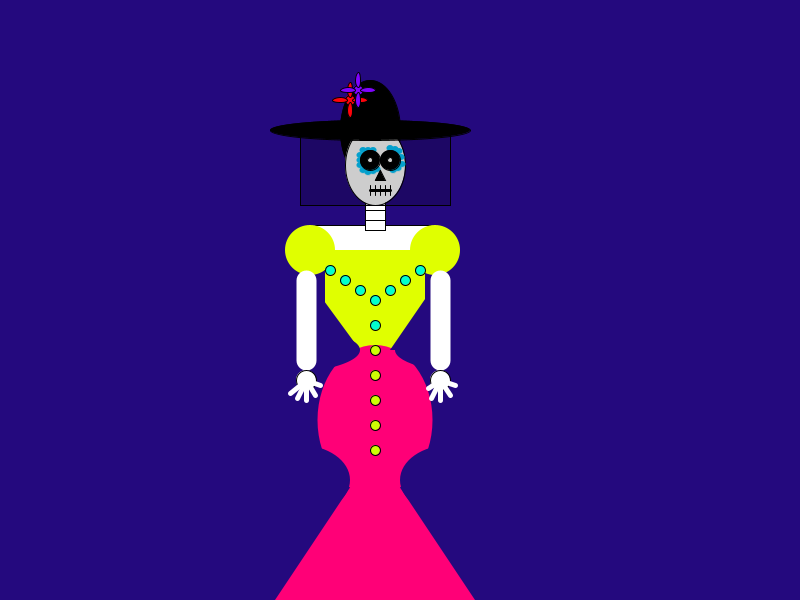
Frame 1 (no input)
Frame 60 (the mouse pressed at the canvas centre just before this capture): identical to frame 1, image omitted
Frame 120 (the mouse held since frame 60 and released just before this capture): identical to frame 1, image omitted

The Processing sketch that drew this single still picture (run headless with seeded random() and noise(); from frame 60 on, the mouse is pressed at the canvas centre):

// Processing sketch: processing_167921
// ── processing_167921.pde

void setup() {
 size(800,600);
background(#24097E);
stroke(0);
fill(255);
rect(315,225,115,45);
stroke(0);
strokeWeight(1);
fill(0);
ellipse(370,130,60,100);
noStroke();
fill(#FF0077);
triangle(275,600,475,600,375,450);
fill(#E0FF00);
rect(325,250,100,100);
fill(#FF0077);
ellipse(375,420,115,150);
fill(#24097E);
ellipse(300,480,100,70);
ellipse(450,480,100,70);
ellipse(260,350,200,50);
ellipse(495,350,200,50);
triangle(250,200,200,400,360,350);
triangle(500,190,390,350,560,350);
fill(#E0FF00);
ellipse(310,250,50,50);
ellipse(435,250,50,50);
stroke(255);
strokeWeight(20);
line(306,280,306,360);
line(440,280,440,360);
fill(255);
stroke(0);
strokeWeight(1);
ellipse(306,380,20,20);
ellipse(440,380,20,20);
rect(365,220,20,10);
rect(365,210,20,10);
rect(365,200,20,10);
ellipse(375,165,60,80);
stroke(255);
strokeWeight(5);
line(306,380,306,400);
line(306,380,297,398);
line(306,380,315,395);
line(306,380,290,393);
line(306,380,320,385);
line(440,380,440,400);
line(440,380,431,398);
line(440,380,428,388);
line(440,380,450,395);
line(440,380,455,385);
stroke(#05C7FF);
strokeWeight(0);
fill(#05C7FF);
ellipse(360,160,7,6);
ellipse(360,165,7,6);
ellipse(363,170,7,6);
ellipse(368,172,7,6);
ellipse(373,171,7,6);
ellipse(377,169,7,6);
ellipse(360,155,7,6);
ellipse(363,150,7,6);
ellipse(368,150,7,6);
ellipse(373,150,7,6);
ellipse(390,148,7,6);
ellipse(395,149,7,6);
ellipse(399,151,7,6);
ellipse(401,157,7,6);
ellipse(402,164,7,6);
ellipse(398,168,7,6);
ellipse(395,168,7,6);
ellipse(393,170,7,6);
stroke(0);
strokeWeight(1);
fill(0);
ellipse(370,130,200,20);

fill(0);
triangle(380,170,375,180,385,180);
strokeWeight(3);
line(370,190,390,190);
strokeWeight(1);
line(375,185,375,195);
line(380,185,380,195);
line(385,185,385,195);
line(390,185,390,195);
line(370,185,370,195);
fill(0);
ellipse(390,160,20,20);
ellipse(370,160,20,20);
fill(255);
ellipse(390,160,5,5);
ellipse(370,160,5,5);
fill(#CCFF03);
ellipse(375,400,10,10);
ellipse(375,375,10,10);
ellipse(375,425,10,10);
ellipse(375,450,10,10);
ellipse(375,350,10,10);
fill(#03FFCE);
ellipse(375,325,10,10);
ellipse(375,300,10,10);
ellipse(360,290,10,10);
ellipse(345,280,10,10);
ellipse(330,270,10,10);
ellipse(390,290,10,10);
ellipse(405,280,10,10);
ellipse(420,270,10,10);
fill(0,50);
rect(300,125,150,80);
fill(#FF030B);
ellipse(350,100,10,10);
ellipse(350,90,5,15);
ellipse(360,100,15,5);
ellipse(340,100,15,5);
ellipse(350,110,5,15);
fill(#8003FF);
ellipse(358,90,10,10);
ellipse(358,80,5,15);
ellipse(358,100,5,15);
ellipse(348,90,15,5);
ellipse(368,90,15,5);
}




void draw() {
}






void mousePressed() {
  background(#24097E);
stroke(0);
strokeWeight(1);
fill(0);

ellipse(348,125,20,50);
noStroke();
fill(#FF0077);
triangle(300,400,400,400,350,300);
ellipse(350,300,50,100);
fill(255);
rect(320,190,60,10);
stroke(0);
rect(340,180,15,10);
rect(340,170,15,10);
ellipse(348,150,30,40);
noStroke();
fill(#CCFF03);
rect(325,200,50,50);
ellipse(315,200,20,20);
ellipse(385,200,20,20);
ellipse(350,340,5,5);
ellipse(350,320,5,5);
ellipse(350,300,5,5);
ellipse(350,280,5,5);
fill(#24097E);
triangle(350,250,150,100,130,300);
triangle(350,250,650,100,600,400);
stroke(255);
strokeWeight(5);
line(312,210,312,250);
line(385,210,385,250);
stroke(0);
strokeWeight(1);
fill(0);
ellipse(340,148,8,10);
ellipse(352,148,8,10);
triangle(345,155,340,160,350,160);
line(340,165,350,165);
ellipse(350,130,70,10);
fill(0,100);
rect(320,130,50,20);
 
}
  
  
  
  
  
  
 
void keyPressed() {
  noStroke();
fill(#36DFFF);
ellipse(350,100,10,10);
ellipse(350,90,5,15);
ellipse(360,100,15,5);
ellipse(340,100,15,5);
ellipse(350,110,5,15);
triangle(275,600,475,600,375,450);
ellipse(375,420,115,150);
fill(0);
ellipse(375,400,10,10);
ellipse(375,375,10,10);
ellipse(375,425,10,10);
ellipse(375,450,10,10);
ellipse(375,350,10,10);
}
